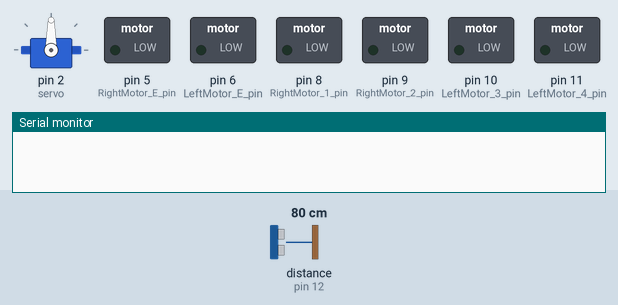
This sketch was run on a simulated Arduino Uno, built with avr-gcc and run on an emulated ATmega328P. Shown: servo, switched loads named in the sketch (green lamp = pin HIGH), the last lines printed to the serial monitor. The inputs (shaded band) are chosen by the test bench; at power-on: distance to the obstacle (sensor on pin 12) 80 cm. The echo pulse lasts 58.3 µs per cm.

Above: at 0.1 s.
2.3 s: distance to the obstacle (sensor on pin 12) set to 11 cm
At 3.3 s:
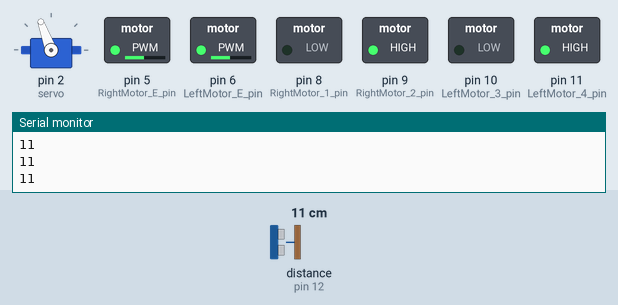
5.3 s: distance to the obstacle (sensor on pin 12) set to 8 cm
At 6.8 s:
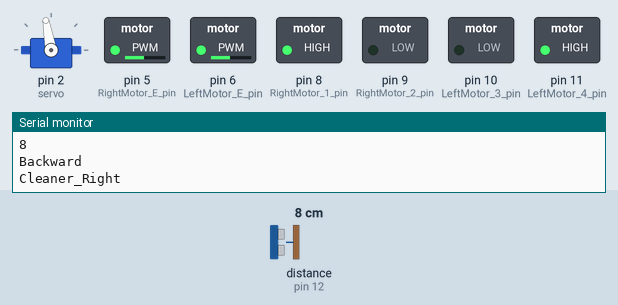
At 9.3 s:
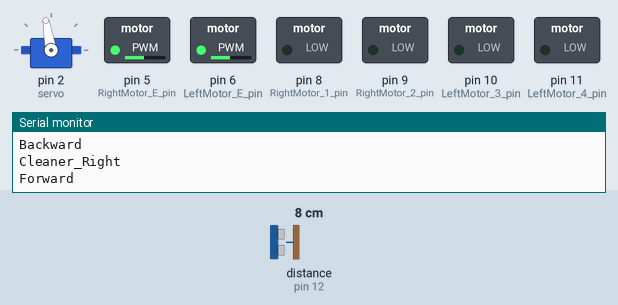
Timing chart, 0 to 14.3 s (numbered marks = the images above; inputs shaded):
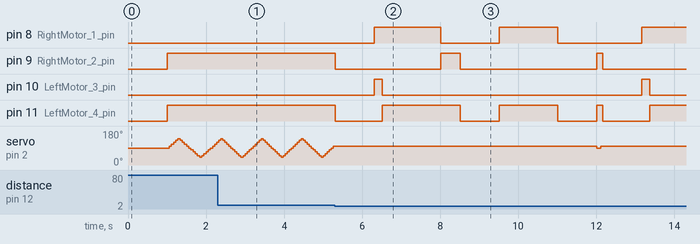

The sketch:

MAGA_DC_Servo_ECHO.ino
```cpp
#include <Servo.h>
#include <NewPing.h>

Servo servo;

const int servoPin = 2; // 서보 모터 핀
const int MAX_DISTANCE = 100;

int RightMotor_E_pin = 5; // 오른쪽 모터의 Enable & PWM
int RightMotor_1_pin = 8; // 오른쪽 모터 제어선 IN1
int RightMotor_2_pin = 9; // 오른쪽 모터 제어선 IN2
int LeftMotor_3_pin = 10; // 왼쪽 모터 제어선 IN3
int LeftMotor_4_pin = 11; // 왼쪽 모터 제어선 IN4
int LeftMotor_E_pin = 6;  // 왼쪽 모터의 Enable & PWM

int trigPin = 13; //초음파 센서
int echoPin = 12; //초음파 센서

NewPing sonar(trigPin, echoPin, MAX_DISTANCE);

int PWM = 120; // 최소 120

void movePattern();
void Cleaner_Go();
void Cleaner_Back();
void Cleaner_Left();
void Cleaner_Right();
void Cleaner_Stop();

int state = 10;
int angle = 90;

void setup() {
  servo.attach(2); //연결핀
  Serial.begin(9600);

  servo.write(angle);  // 각도
  delay(1000);

  Cleaner_Go();

  pinMode(RightMotor_E_pin, OUTPUT);        // 출력모드로 설정
  pinMode(RightMotor_1_pin, OUTPUT);
  pinMode(RightMotor_2_pin, OUTPUT);
  pinMode(LeftMotor_3_pin, OUTPUT);
  pinMode(LeftMotor_4_pin, OUTPUT);
  pinMode(LeftMotor_E_pin, OUTPUT);
  Serial.begin(9600);       // 시리얼 속도 설정
  pinMode(echoPin, INPUT);   // echoPin 입력
  pinMode(trigPin, OUTPUT);  // trigPin 출력
}

void loop() {
  servo.write(angle);  // 각도
  delay(50);

  int distance = sonar.ping_cm();   // 초음파 센서 거리 받는 변수
  Serial.println(distance);         // 값 출력

  if(distance > 0 && distance < 10){  // 장애물 거리 조건문
    movePattern();
  }

  if(angle == 140) state = -10; // 서보모터 각도 40~140 회전
  else if(angle == 40) state = 10;
  angle += state;
}

void movePattern(){
  Cleaner_Stop();

  Cleaner_Back();

  Cleaner_Right();
  Cleaner_Go();
  delay(500);
  Cleaner_Stop();

  Cleaner_Right();
  Cleaner_Stop();


  Cleaner_Go();

  angle = 90;
  servo.write(angle);
  delay(100);
}

void Cleaner_Go(){
  Serial.println("Forward");
  digitalWrite(RightMotor_1_pin, LOW);
  digitalWrite(RightMotor_2_pin, HIGH);
  digitalWrite(LeftMotor_3_pin, LOW);
  digitalWrite(LeftMotor_4_pin, HIGH);

  analogWrite(RightMotor_E_pin, PWM);
  analogWrite(LeftMotor_E_pin, PWM);
 }

void Cleaner_Back(){       // 후진
  Serial.println("Backward");
  digitalWrite(RightMotor_1_pin, HIGH);
  digitalWrite(RightMotor_2_pin, LOW);
  digitalWrite(LeftMotor_3_pin, HIGH);
  digitalWrite(LeftMotor_4_pin, LOW);

  analogWrite(RightMotor_E_pin, PWM);
  analogWrite(LeftMotor_E_pin, PWM);
  delay(200);
}

void Cleaner_Left(){ // 좌회전
  Serial.println("Cleaner_Left");
  digitalWrite(RightMotor_1_pin, LOW);
  digitalWrite(RightMotor_2_pin, HIGH);
  digitalWrite(LeftMotor_3_pin, HIGH);
  digitalWrite(LeftMotor_4_pin, LOW);

  analogWrite(RightMotor_E_pin, PWM);
  analogWrite(LeftMotor_E_pin, PWM);
  delay(1000);
}

void Cleaner_Right(){ // 우회전
   Serial.println("Cleaner_Right");
  digitalWrite(RightMotor_1_pin, HIGH);
  digitalWrite(RightMotor_2_pin, LOW);
  digitalWrite(LeftMotor_3_pin, LOW);
  digitalWrite(LeftMotor_4_pin, HIGH);

  analogWrite(RightMotor_E_pin, PWM);
  analogWrite(LeftMotor_E_pin, PWM);
  delay(1500);
}

void Cleaner_Stop(){  // 정지
  digitalWrite(RightMotor_1_pin, LOW);
  digitalWrite(RightMotor_2_pin, LOW);
  digitalWrite(LeftMotor_3_pin, LOW);
  digitalWrite(LeftMotor_4_pin, LOW);
  delay(1000);
}
```

Measured:
- the behaviour switches between 10 and 9 cm on distance to the obstacle (sensor on pin 12) (found by bisection; images 1 and 2)
- after the input at 5.3 s, pin 8 (RightMotor_1_pin): goes HIGH 1.7 s, LOW 1.5 s, HIGH 1.5 s, LOW 2.2 s, then HIGH, starting after 1.0 s; pin 9 (RightMotor_2_pin): goes LOW 2.7 s, HIGH 0.50 s, LOW 3.5 s, HIGH 0.15 s, then LOW, starting at once
